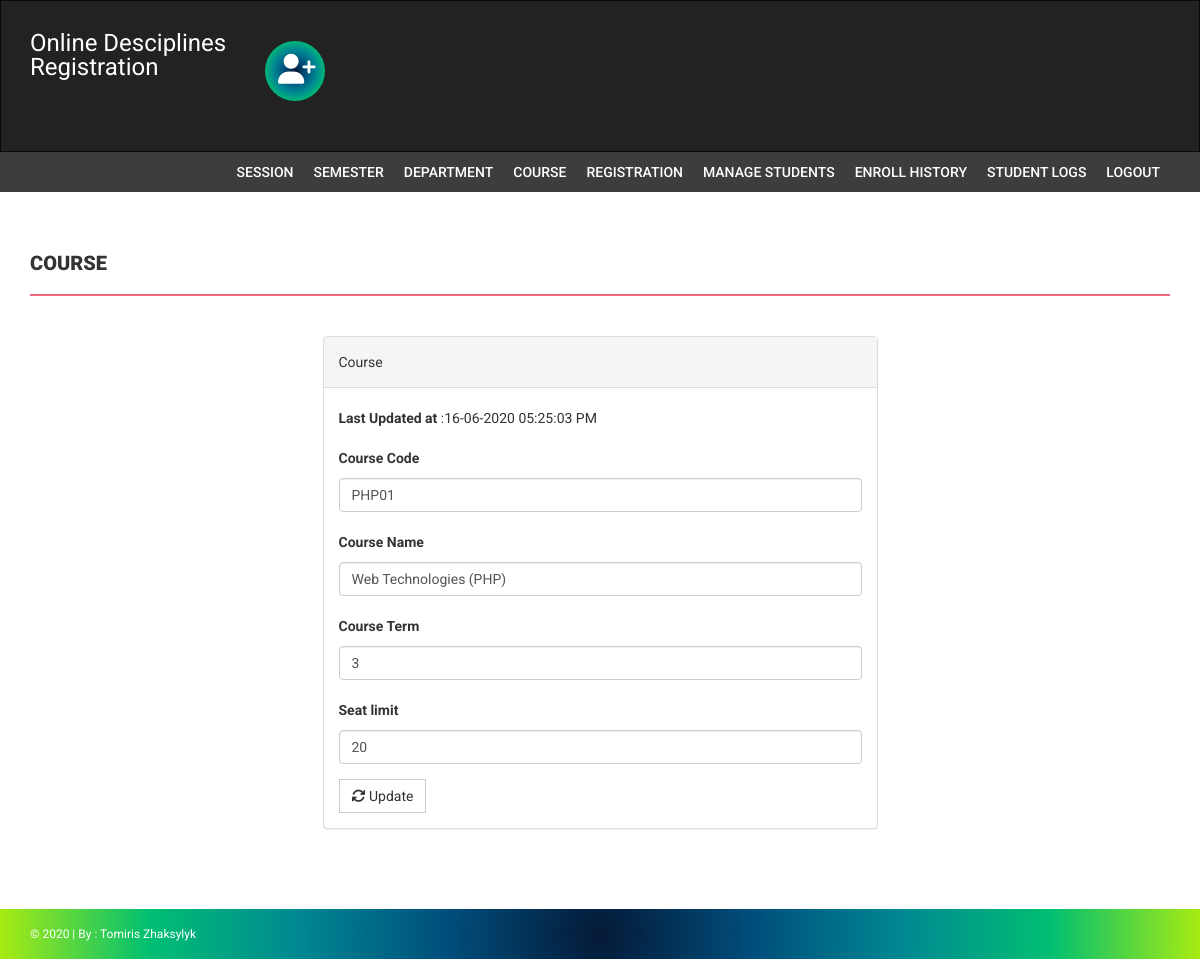
/onlineUniversity/admin/edit-course.php?id=1 (signed in), run on the app's committed database.
### tables this page shows
CREATE TABLE `course` (
  `id` int(11) NOT NULL,
  `courseCode` varchar(255) DEFAULT NULL,
  `courseName` varchar(255) DEFAULT NULL,
  `courseUnit` varchar(255) DEFAULT NULL,
  `noofSeats` int(11) DEFAULT NULL,
  `creationDate` timestamp NULL DEFAULT current_timestamp(),
  `updationDate` varchar(255) DEFAULT NULL
);

### onlineUniversity/admin/edit-course.php (the view, shortened to what this page needs)
<?php
if(strlen($_SESSION['alogin'])==0)
    {
header('location:index.php');
}
else{
$id=intval($_GET['id']);
?>
<!DOCTYPE html>
<html xmlns="http://www.w3.org/1999/xhtml">
<head>
    <link href="assets/css/bootstrap.css" rel="stylesheet" />
    <link href="assets/css/font-awesome.css" rel="stylesheet" />
    <link href="assets/css/style.css" rel="stylesheet" />
</head>
<body>
<?php include('includes/header.php');?>
<?php if($_SESSION['alogin']!="")
{
 include('includes/menubar.php');
}
 ?>
    <div class="content-wrapper">
        <div class="container">
              <div class="row">
                    <div class="col-md-12">
                        <h1 class="page-head-line">Course  </h1>
                    </div>
                </div>
                <div class="row" >
                  <div class="col-md-3"></div>
                    <div class="col-md-6">
                        <div class="panel panel-default">
                        <div class="panel-heading">
                           Course
                        </div>
                        <div class="panel-body">
                       <form name="dept" method="post">
<?php
$sql=mysqli_query($con,"select * from course where id='$id'");
while($row=mysqli_fetch_array($sql))
{
?>
<p><b>Last Updated at</b> :<?php echo htmlentities($row['updationDate']);?></p>
   <div class="form-group">
    <label for="coursecode">Course Code  </label>
    <input type="text" class="form-control" id="coursecode" name="coursecode" placeholder="Course Code" value="<?php echo htmlentities($row['courseCode']);?>" required />
  </div>
 <div class="form-group">
    <label for="coursename">Course Name  </label>
    <input type="text" class="form-control" id="coursename" name="coursename" placeholder="Course Name" value="<?php echo htmlentities($row['courseName']);?>" required />
  </div>
<div class="form-group">
    <label for="courseunit">Course Term  </label>
    <input type="text" class="form-control" id="courseunit" name="courseunit" placeholder="Course Unit" value="<?php echo htmlentities($row['courseUnit']);?>" required />
  </div>
<div class="form-group">
    <label for="seatlimit">Seat limit  </label>
    <input type="text" class="form-control" id="seatlimit" name="seatlimit" placeholder="Seat limit" value="<?php echo htmlentities($row['noofSeats']);?>" required />
  </div>
<?php } ?>
 <button type="submit" name="submit" class="btn btn-default"><i class=" fa fa-refresh "></i> Update</button>
</form>
                            </div>
                            </div>
                    </div>
                </div>
            </div>
        </div>
  <?php include('includes/footer.php');?>
</body>
</html>
<?php } ?>

### onlineUniversity/admin/assets/css/style.css (style rules this page uses)
body { font-family: 'Roboto', sans-serif; line-height: 30px; }
.content-wrapper { margin-top: 40px; min-height: 600px; padding-bottom: 60px; }
.page-head-line { font-weight: 900; padding-bottom: 20px; border-bottom: 2px solid #F0677C; text-transform: uppercase; color:radial-gradient(circle, #051937, #004d7a, #008793, #00bf72, #a8eb12); font-size: 20px; margin-bottom: 40px; }
.btn { border-radius: 0px; -webkit-border-radius: 0px; -moz-border-radius: 0px; }

### data on the page
course: updationDate "16-06-2020 05:25:03 PM", coursecode "PHP01", coursename "Web Technologies (PHP)", courseunit "3", seatlimit "20"
